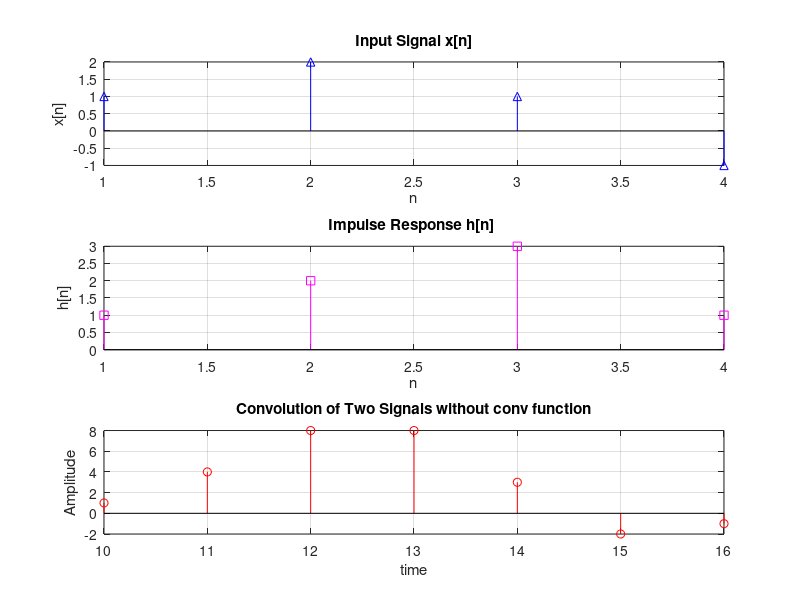

Write MATLAB code to recreate this figure.
clc;
clear all;
close all;
clearvars
%x = input('Enter x: ')
x = [1 2 1 -1]; 
Xlow = input('Enter starting range of x(n) : ');
%h = input('Enter h: ')
h = [1 2 3 1];
Hlow = input('Enter starting range of h(n) : ');
Xup = length(x) + Xlow - 1;
Hup = length(h) + Hlow - 1;

nlow = Xlow + Hlow;
nup = Xup + Hup;
% convolution process start
m = length(x);
n = length(h);
X = [x, zeros(1, n)];
H = [h, zeros(1, m)];
for i = 1 : n + m - 1
    Y(i)= 0;
    for j = 1 : m
        if(i - j + 1 > 0)
            Y(i) = Y(i) + X(j) * H(i - j + 1);
        end
    end
end
% plot results
figure;
subplot(3,1,1); 
stem(x, '-b^'); 
xlabel('n');
ylabel('x[n]'); 
grid on;
title('Input Signal x[n]');

subplot(3,1,2); 
stem(h, '-ms');
xlabel('n'); 
ylabel('h[n]'); 
grid on;
title('Impulse Response h[n] ');

disp('Convolution values are of x(n) and h(n): ');
disp(Y);
subplot(3, 1, 3); 
t = nlow : 1 : nup;
stem(t, Y, '-ro');
ylabel('Y[n]'); 
xlabel('time'); 
ylabel('Amplitude');
grid on;
title('Convolution of Two Signals without conv function');


